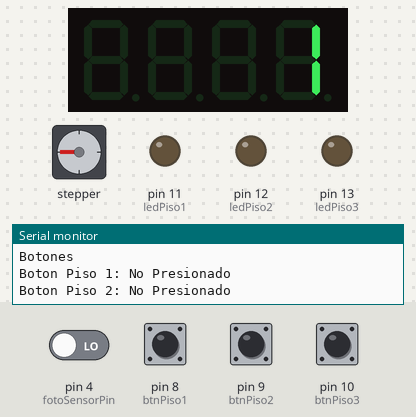
A sketch run on a simulated Arduino Uno, built with avr-gcc and run on an emulated ATmega328P. On the bench: stepper motor, 4-digit seven-segment display, output pins drawn as LEDs (lit = HIGH), the last lines printed to the serial monitor. Wiring (inferred from the names in the program): stepper motor driver (210 steps per turn assumed): step pin 2; direction pin 3. The test bench sets the inputs (shaded band); at power-on: pin 8 (btnPiso1), pin 9 (btnPiso2), pin 10 (btnPiso3) HIGH, pin 4 (fotoSensorPin) LOW. Pins used as bus, display or sensor lines are not drawn.

Above: at 2.9 s.
3.0 s: pin 10 (btnPiso3) pulled LOW for 0.15 s
At 4.1 s:
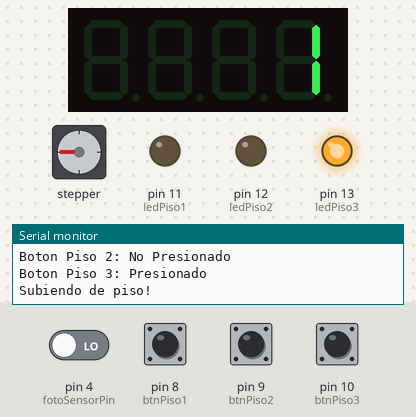
6.1 s: pin 8 (btnPiso1) pulled LOW for 1 s
At 8.1 s:
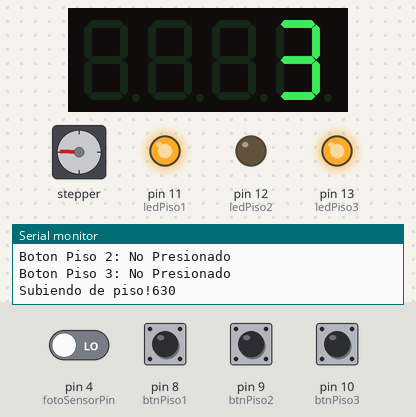
10.1 s: pin 9 (btnPiso2) pulled LOW for 1 s
At 11.5 s:
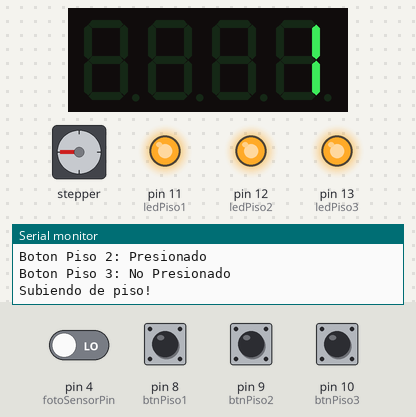
14.1 s: pin 8 (btnPiso1) pulled LOW for 0.15 s
At 14.5 s:
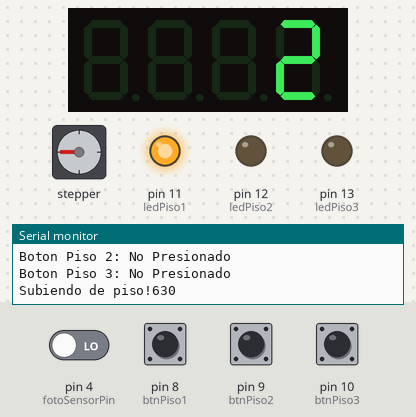
17.2 s: pin 9 (btnPiso2) pulled LOW for 0.15 s
At 18.6 s:
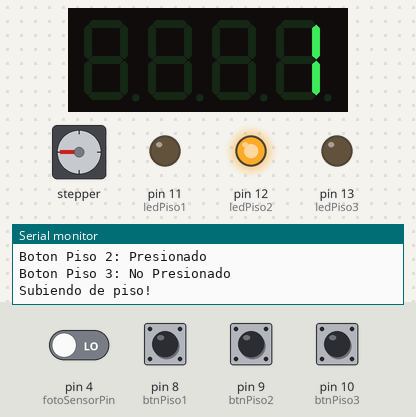
20.3 s: pin 10 (btnPiso3) pulled LOW for 3.2 s
At 21.4 s:
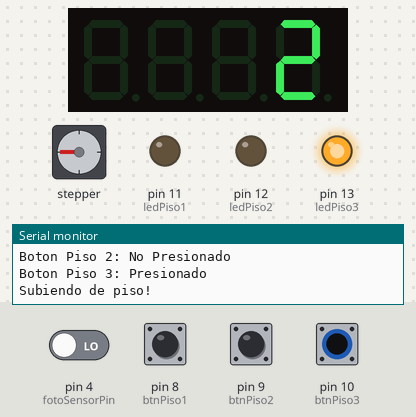
Timing chart, 0 to 23.9 s (numbered marks = the images above; inputs shaded):
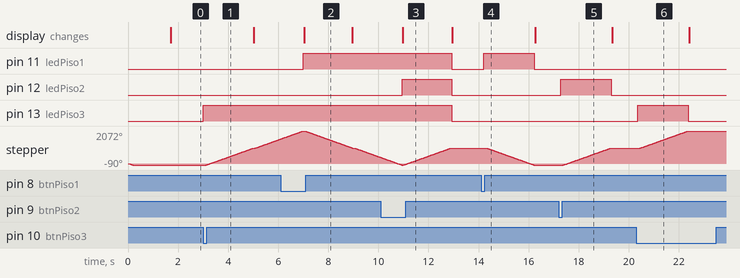

Measured:
- after the input at 3.0 s, pin 13 (ledPiso3): LOW → HIGH at once; stepper: keeps turning clockwise at about 556°/s, starting after 0.12 s
- after the input at 6.1 s, pin 11 (ledPiso1): LOW → HIGH after 0.91 s; pin 13 (ledPiso3): stays HIGH (without the input it goes to LOW after 0.91 s)
- after the input at 10.1 s, pin 11 (ledPiso1), pin 13 (ledPiso3): HIGH → LOW after 2.8 s instead of 0.85 s; pin 12 (ledPiso2): LOW → HIGH after 0.85 s, → LOW 2.0 s later
- after the input at 14.1 s, pin 11 (ledPiso1): LOW → HIGH after 0.10 s, → LOW 2.0 s later; stepper: turns 1080° counter-clockwise in 1.9 s, starting after 0.21 s
- after the input at 17.2 s, pin 12 (ledPiso2): LOW → HIGH after 0.08 s, → LOW 2.0 s later; stepper: turns 1080° clockwise in 1.9 s, starting after 0.19 s
- after the input at 20.3 s, pin 13 (ledPiso3): LOW → HIGH after 0.06 s, → LOW 2.0 s later; stepper: turns 1082° clockwise in 1.9 s, starting after 0.16 s

The sketch:

Programa_Asensor.ino
```cpp
#include <TM1637Display.h>

#define stepsPerRev 210 //Pasos por revolucion
#define revsPerFloor 3 //RPM para subir o bajar un piso
#define dirDescending LOW //Cambiar si el asensor baja en lugar de subir

#define stepPin 2
#define dirPin 3
#define fotoSensorPin 4
// Module connection pins (Digital Pins)
#define CLK 5
#define DIO 6
#define btnPiso1 8
#define btnPiso2 9
#define btnPiso3 10
#define ledPiso1 11
#define ledPiso2 12
#define ledPiso3 13
#define delayUs 1500

int pisoActual = 1;
int pisoDeseado = 1;
bool lastDir = false;

const uint8_t SEG_DONE[] = {
  SEG_B | SEG_C | SEG_D | SEG_E | SEG_G,           // d
  SEG_A | SEG_B | SEG_C | SEG_D | SEG_E | SEG_F,   // O
  SEG_C | SEG_E | SEG_G,                           // n
  SEG_A | SEG_D | SEG_E | SEG_F | SEG_G            // E
  };
const uint8_t SEG_SCH[] = {
  SEG_A | SEG_D | SEG_C | SEG_F | SEG_G,           // S
  SEG_A | SEG_D | SEG_E | SEG_F | SEG_G,           // E
  SEG_C | SEG_E | SEG_G | SEG_D                    // n
  };

TM1637Display display(CLK, DIO);
uint8_t data[] = { 0xff, 0xff, 0xff, 0xff };

void setup() {
  // put your setup code here, to run once:
  pinMode(stepPin,OUTPUT);
  pinMode(dirPin,OUTPUT);
  pinMode(btnPiso1, INPUT_PULLUP);
  pinMode(btnPiso2, INPUT_PULLUP);
  pinMode(btnPiso3, INPUT_PULLUP);
  pinMode(ledPiso1, OUTPUT);
  pinMode(ledPiso2, OUTPUT);
  pinMode(ledPiso3, OUTPUT);

  Serial.begin(9600);

  display.setBrightness(0x0f);

  // All segments on
  display.setSegments(data);
  while(buscarPiso())
  {
    Serial.println("Buscando Primer Piso");
    display.setSegments(SEG_SCH);
  }
  display.setSegments(SEG_DONE);
  delay(delayUs);
}

void loop() {
  // put your main code here, to run repeatedly:
  if(pisoActual == pisoDeseado) noMover();
  else if(pisoActual<pisoDeseado) subir();
  else if(pisoActual>pisoDeseado) bajar();
  leerBotones();
}
void leerBotones()
{
  if(!digitalRead(btnPiso1)) pisoDeseado = 1;
  else if(!digitalRead(btnPiso2)) pisoDeseado = 2;
  else if(!digitalRead(btnPiso3)) pisoDeseado = 3;

  if(pisoActual!=pisoDeseado)
  {
    if(pisoDeseado == 1) digitalWrite(ledPiso1, HIGH);
    else if(pisoDeseado == 2) digitalWrite(ledPiso2, HIGH);
    else if(pisoDeseado == 3) digitalWrite(ledPiso3, HIGH);
  }
  else
  {
    digitalWrite(ledPiso1, LOW);
    digitalWrite(ledPiso2, LOW);
    digitalWrite(ledPiso3, LOW);
  }
  Serial.println("Botones");
  Serial.println("Boton Piso 1: " + String(!digitalRead(btnPiso1)?"Presionado":"No Presionado"));
  Serial.println("Boton Piso 2: " + String(!digitalRead(btnPiso2)?"Presionado":"No Presionado"));
  Serial.println("Boton Piso 3: " + String(!digitalRead(btnPiso3)?"Presionado":"No Presionado"));
}

void subir()
{
  Serial.println("Subiendo de piso!");
  digitalWrite(dirPin,!dirDescending); //Changes the rotations direction
  for(int x = 0; x <= stepsPerRev*revsPerFloor; x++) {
    digitalWrite(stepPin,HIGH);
    delayMicroseconds(delayUs);
    digitalWrite(stepPin,LOW);
    delayMicroseconds(delayUs);
  }
  pisoActual++;
  imprimirPiso();
}
void bajar()
{
  Serial.println("Subiendo de piso!" + String(stepsPerRev*revsPerFloor));
  digitalWrite(dirPin,dirDescending); //Changes the rotations direction
  for(int x = 0; x <= stepsPerRev*revsPerFloor; x++) {
    digitalWrite(stepPin,HIGH);
    delayMicroseconds(delayUs);
    digitalWrite(stepPin,LOW);
    delayMicroseconds(delayUs);
  }
  pisoActual--;
 imprimirPiso();
}
void noMover()
{
  digitalWrite(stepPin,false);
  imprimirPiso();
  lastDir = !lastDir;
  Serial.println("No mover!");
}
void imprimirPiso()
{
  display.showNumberDec(pisoActual, false);
}
boolean buscarPiso()
{
  digitalWrite(dirPin,dirDescending); //Changes the rotations direction
  for(int x = 0; x <= stepsPerRev/4; x++) {
    digitalWrite(stepPin,HIGH);
    delayMicroseconds(delayUs);
    digitalWrite(stepPin,LOW);
    delayMicroseconds(delayUs);
  }
  return digitalRead(fotoSensorPin);
}
```
